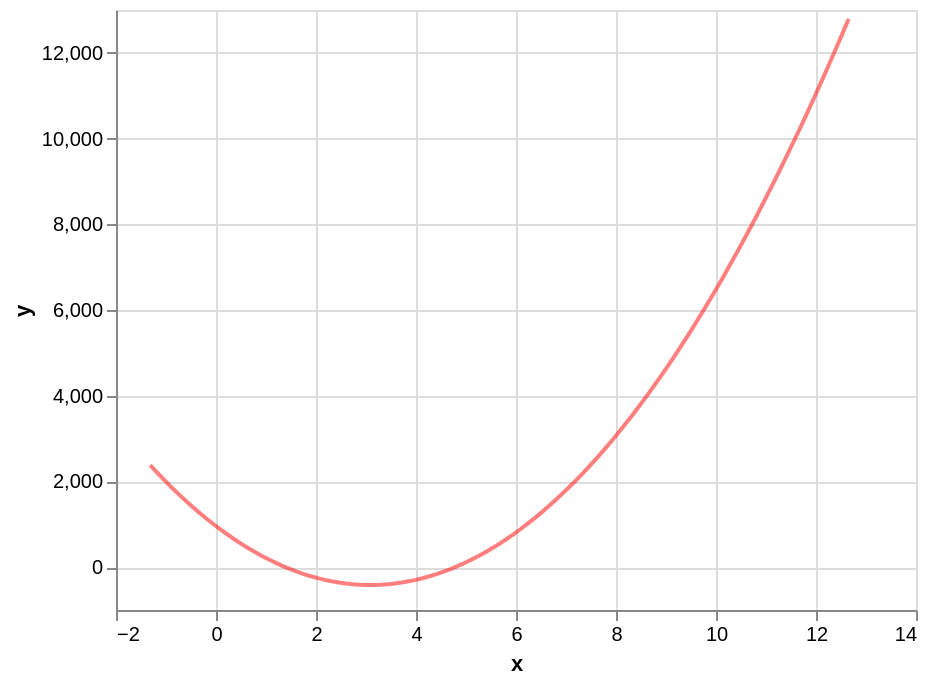

The code cell stored with this chart in its notebook:
### Markdown cell above
Then we define the `get_one_bootstrap_poly_fit()` and `get_poly_fit_chart()` functions so we can draw a single fit:

### Code cell
#prediction grid
poly_pred_grid = pd.DataFrame({
    "x": np.linspace(poly_df['x'].min(), poly_df['x'].max(), num=101)
})

def get_one_bootstrap_poly_fit():
    '''Get one bootstrap sampled polynomial regression fit to the data'''
    #resample the data with replacement (replace=True) to a data frame with 
    #the same number of data points (frac=1.0)
    resampled_df = poly_df.sample(frac=1.0, replace=True)

    #fit model to resampled data
    X = resampled_df[['x']] #[[ ]] subsets so X remains a DataFrame
    y = resampled_df['y']   #y should be an array, so we use [ ]
    
    #x must be transformed into polynomials (e.g. x, x^2, x^3 ... up to the value of `degree`)
    polynomial_features = PolynomialFeatures(degree=2)
    X_poly = polynomial_features.fit_transform(X)
    poly_reg = linear_model.LinearRegression()
    poly_reg.fit(X_poly, y)
    
    return poly_reg

def get_poly_fit_chart(poly_reg, opacity=0.5):
    '''
    Takes a single polynomial regression fit (as returned by `get_one_bootstrap_poly_fit()`) and
    returns an Altair chart plotting the fit curve
    
    Parameters:
    
    - poly_reg: A regression fit
    - opacity: The opacity of the output line
    '''
    #use the model to predict y at each x position
    polynomial_features = PolynomialFeatures(degree=2)
    pred_df = pd.DataFrame({
        'x': poly_pred_grid['x'],
        'y': poly_reg.predict(polynomial_features.fit_transform(poly_pred_grid))
    })

    #return an Altair chart showing the fit line
    return alt.Chart(pred_df).mark_line(
        opacity=opacity,
        color='red'
    ).encode(
        x='x',
        y='y'
    )

poly_reg = get_one_bootstrap_poly_fit()
get_poly_fit_chart(poly_reg)

### Figure 1 — Vega-Lite specification as saved in the notebook (floating-point values rounded to 4 significant figures)
{"config": {"view": {"continuousWidth": 400, "continuousHeight": 300}}, "data": {"name": "data-0160c086835d4f4b3fe64ae6baf8429b"}, "mark": {"type": "line", "color": "red", "opacity": 0.5}, "encoding": {"x": {"field": "x", "type": "quantitative"}, "y": {"field": "y", "type": "quantitative"}}, "$schema": "https://vega.github.io/schema/vega-lite/v4.17.0.json", "datasets": {"data-0160c086835d4f4b3fe64ae6baf8429b": [{"x": -1.317, "y": 2381.0}, {"x": -1.177, "y": 2206.0}, {"x": -1.037, "y": 2037.0}, {"x": -0.8978, "y": 1874.0}, {"x": -0.7581, "y": 1716.0}, {"x": -0.6184, "y": 1564.0}, {"x": -0.4787, "y": 1417.0}, {"x": -0.339, "y": 1277.0}, {"x": -0.1993, "y": 1141.0}, {"x": -0.05955, "y": 1012.0}, {"x": 0.08015, "y": 887.7}, {"x": 0.2198, "y": 769.4}, {"x": 0.3595, "y": 656.6}, {"x": 0.4992, "y": 549.5}, {"x": 0.6389, "y": 448.1}, {"x": 0.7786, "y": 352.3}, {"x": 0.9183, "y": 262.1}, {"x": 1.058, "y": 177.5}, {"x": 1.198, "y": 98.56}, {"x": 1.337, "y": 25.26}, {"x": 1.477, "y": -42.41}, {"x": 1.617, "y": -104.5}, {"x": 1.757, "y": -160.9}, {"x": 1.896, "y": -211.6}, {"x": 2.036, "y": -256.8}, {"x": 2.176, "y": -296.3}, {"x": 2.315, "y": -330.2}, {"x": 2.455, "y": -358.4}, {"x": 2.595, "y": -381.0}, {"x": 2.734, "y": -398.0}, {"x": 2.874, "y": -409.4}, {"x": 3.014, "y": -415.1}, {"x": 3.154, "y": -415.2}, {"x": 3.293, "y": -409.6}, {"x": 3.433, "y": -398.5}, {"x": 3.573, "y": -381.7}, {"x": 3.712, "y": -359.2}, {"x": 3.852, "y": -331.2}, {"x": 3.992, "y": -297.5}, {"x": 4.131, "y": -258.1}, {"x": 4.271, "y": -213.2}, {"x": 4.411, "y": -162.6}, {"x": 4.551, "y": -106.4}, {"x": 4.69, "y": -44.5}, {"x": 4.83, "y": 22.99}, {"x": 4.97, "y": 96.11}, {"x": 5.109, "y": 174.9}, {"x": 5.249, "y": 259.3}, {"x": 5.389, "y": 349.3}, {"x": 5.528, "y": 444.9}, {"x": 5.668, "y": 546.2}, {"x": 5.808, "y": 653.1}, {"x": 5.948, "y": 765.6}, {"x": 6.087, "y": 883.8}, {"x": 6.227, "y": 1008.0}, {"x": 6.367, "y": 1137.0}, {"x": 6.506, "y": 1272.0}, {"x": 6.646, "y": 1413.0}, {"x": 6.786, "y": 1559.0}, {"x": 6.925, "y": 1711.0}, {"x": 7.065, "y": 1869.0}, {"x": 7.205, "y": 2032.0}, {"x": 7.345, "y": 2201.0}, {"x": 7.484, "y": 2375.0}, {"x": 7.624, "y": 2555.0}, {"x": 7.764, "y": 2741.0}, {"x": 7.903, "y": 2933.0}, {"x": 8.043, "y": 3130.0}, {"x": 8.183, "y": 3332.0}, {"x": 8.322, "y": 3541.0}, {"x": 8.462, "y": 3754.0}, {"x": 8.602, "y": 3974.0}, {"x": 8.742, "y": 4199.0}, {"x": 8.881, "y": 4430.0}, {"x": 9.021, "y": 4666.0}, {"x": 9.161, "y": 4908.0}, {"x": 9.3, "y": 5156.0}, {"x": 9.44, "y": 5410.0}, {"x": 9.58, "y": 5668.0}, {"x": 9.719, "y": 5933.0}, {"x": 9.859, "y": 6203.0}, {"x": 9.999, "y": 6479.0}, {"x": 10.14, "y": 6761.0}, {"x": 10.28, "y": 7048.0}, {"x": 10.42, "y": 7341.0}, {"x": 10.56, "y": 7639.0}, {"x": 10.7, "y": 7943.0}, {"x": 10.84, "y": 8253.0}, {"x": 10.98, "y": 8568.0}, {"x": 11.12, "y": 8889.0}, {"x": 11.26, "y": 9215.0}, {"x": 11.4, "y": 9547.0}, {"x": 11.54, "y": 9885.0}, {"x": 11.68, "y": 10230.0}, {"x": 11.81, "y": 10580.0}, {"x": 11.95, "y": 10930.0}, {"x": 12.09, "y": 11290.0}, {"x": 12.23, "y": 11660.0}, {"x": 12.37, "y": 12030.0}, {"x": 12.51, "y": 12410.0}, {"x": 12.65, "y": 12790.0}]}}
